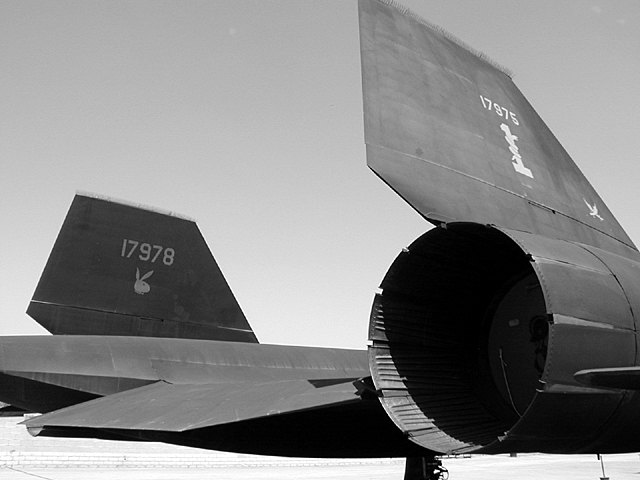
#> input picture image/image1.jpg, 640 x 480 px
$ python prewitt.py
#> lines starting #> are read from the running program, lines starting #| are printed output that depends on the picture
import numpy as np
import cv2
from matplotlib import pyplot as plt

def convolve_np(X,F):
    X_height = X.shape[0]
    X_width = X.shape[1]

    F_height = F.shape[0]
    F_width = F.shape[1]

    H = int((F_height - 1)/2)
    W = int((F_width - 1)/2)

    out = np.zeros((X_height, X_width))

    for i in np.arange(H, X_height-H):
        for j in np.arange(W, X_width-W):
            sum = 0
            for k in np.arange(-H, H+1):
                for l in np.arange(-W, W+1):
                    a = X[i+k, j+l]
                    w = F[H+k, W+l]
                    sum += (w * a)
            out[i, j] = sum
    return out

img = cv2.imread('image/image1.jpg', 0)
#> img is the input picture: shape (480, 640); min 0, max 255, mean 135

height = img.shape[0]
#> height = 480
width = img.shape[1]
#> width = 640

Hx = np.array([[-1, 0, 1],
               [-1, 0, 1],
               [-1, 0, 1]])

Hy = np.array([[-1, -1, -1],
               [0, 0, 0],
               [1, 1, 1]])

img_x = convolve_np(img, Hx) / 6.0
#> after the loop in convolve_np, `for i in np.arange(H, X_height-H):`:
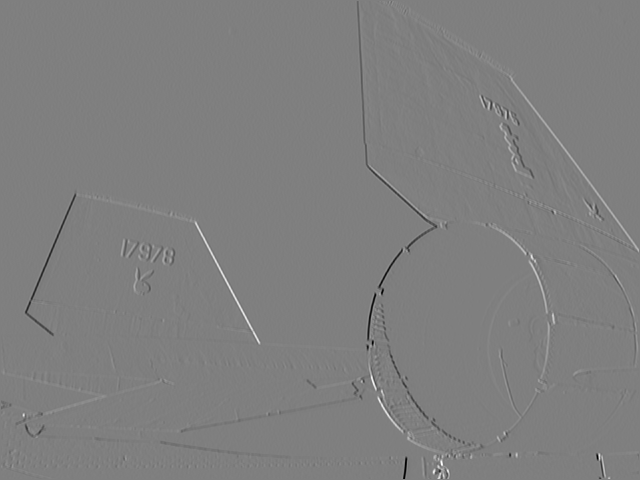
#> out: shape (480, 640) float64; min -764, max 764, mean -0.4; drawn with min black and max white
img_y = convolve_np(img, Hy) / 6.0
#> after the loop in convolve_np (call 2), `for i in np.arange(H, X_height-H):`:
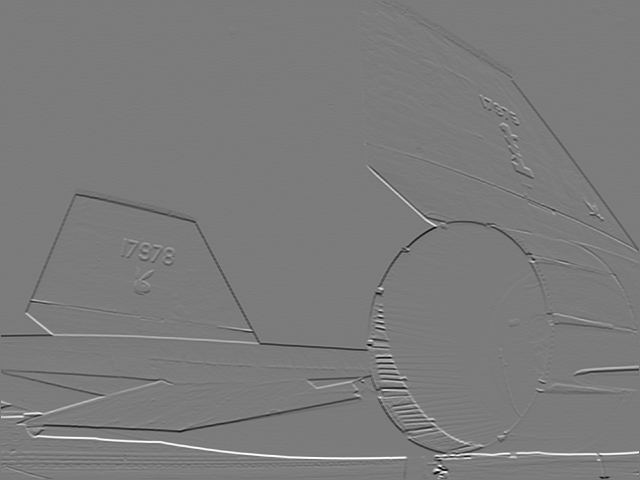
#> out: shape (480, 640) float64; min -720, max 765, mean 0.7; drawn with min black and max white

img_out = np.sqrt(np.power(img_x, 2) + np.power(img_y, 2))
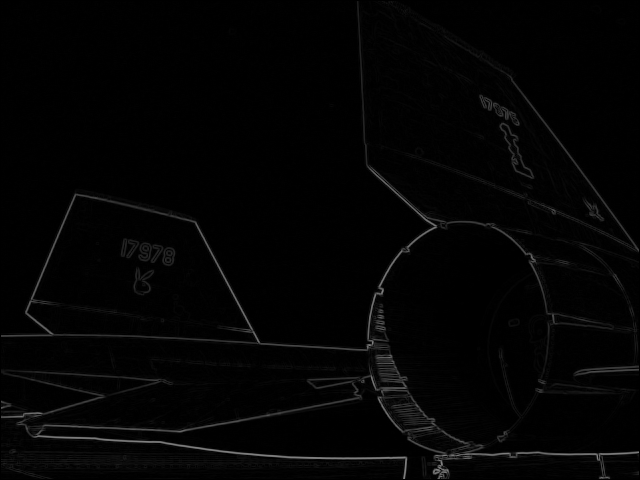
#> img_out: shape (480, 640) float64; min 0, max 129.6, mean 4.2

img_out = (img_out / np.max(img_out)) * 255
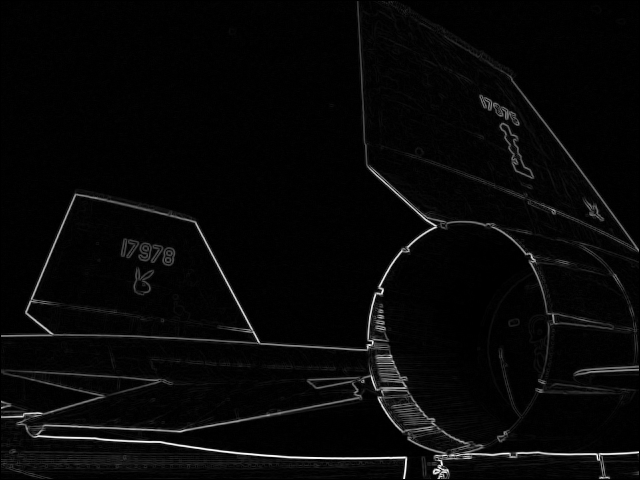
#> img_out: shape (480, 640) float64; min 0, max 255, mean 8.2

cv2.imwrite('image/Edge_Prewitt.jpg', img_out)

plt.imshow(img_out, cmap = 'gray', interpolation = 'bicubic')
plt.xticks([]), plt.yticks([])
plt.show()

$ run again, with image/image2.jfif saved as image/image1.jpg
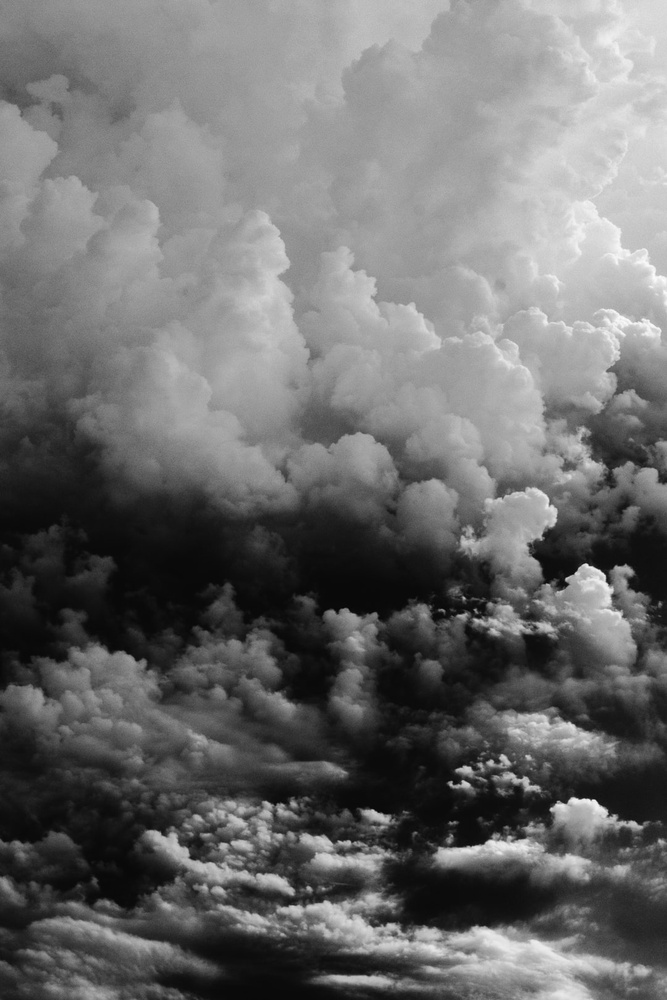
#> input picture image/image2.jfif, 667 x 1000 px, shrunk from 1080 x 1620 before the run
#> img is the input picture: shape (1000, 667); min 2, max 254, mean 107.8
#> after the loop in convolve_np (call 2), `for i in np.arange(H, X_height-H):`:
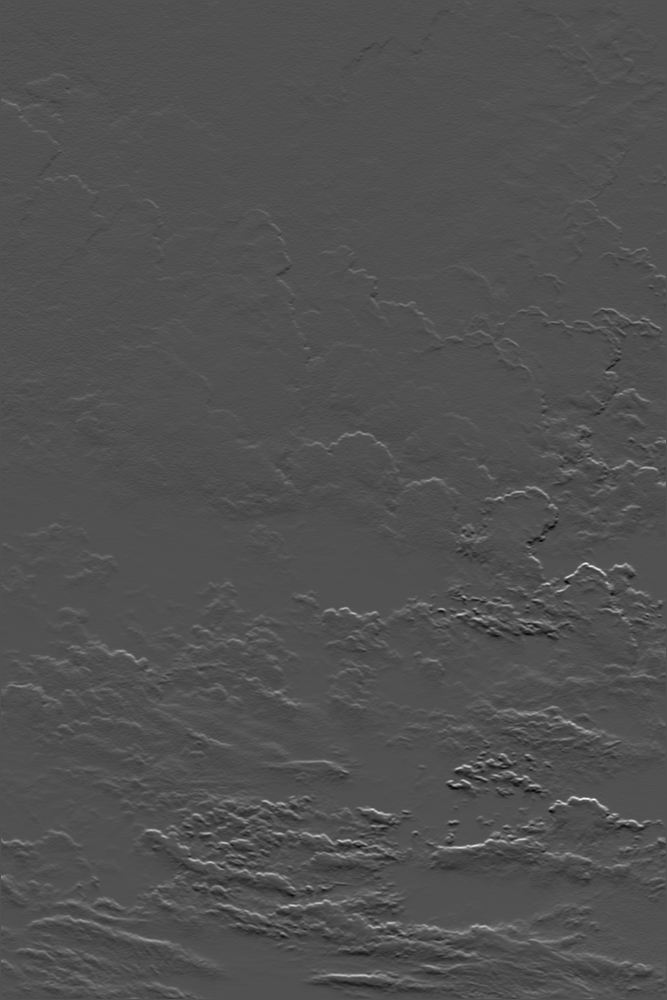
#> out: shape (1000, 667) float64; min -306, max 652, mean -0.6; drawn with min black and max white
#> `img_out = (img_out / np.max(img_out)) * 255`:
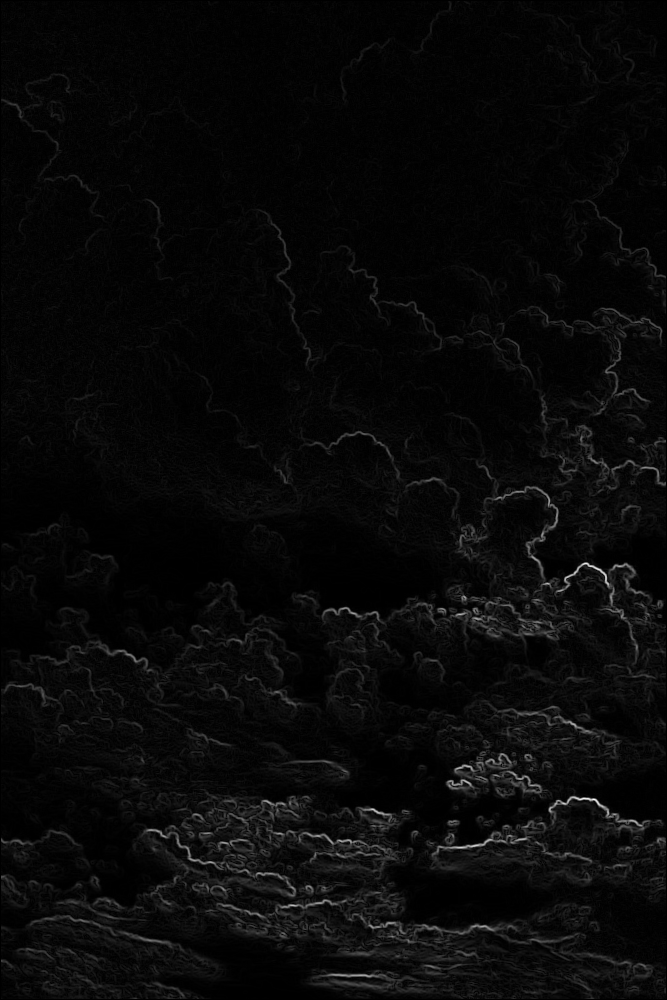
#> img_out: shape (1000, 667) float64; min 0, max 255, mean 9.1
